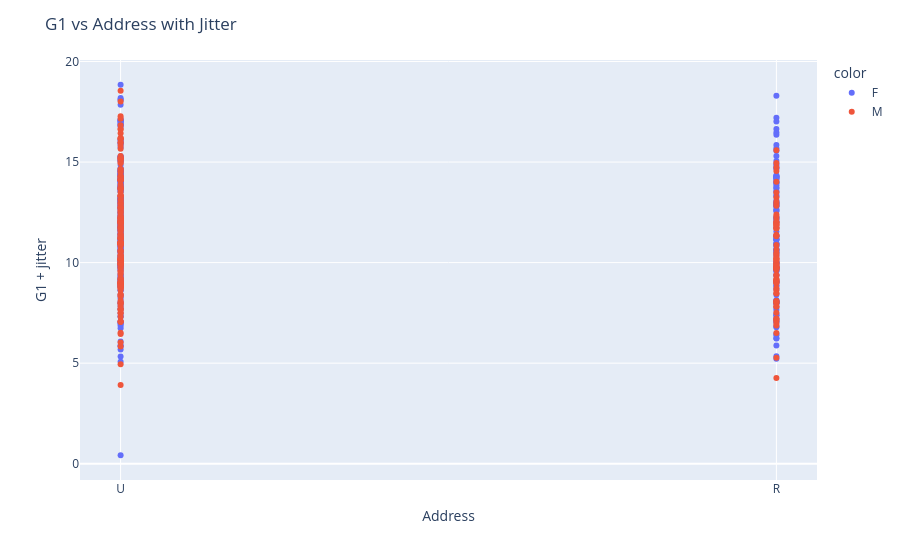

Notebook cell for this chart:
### Code cell
# x_noise = np.random.normal(0,0.5,len(students))
# fig2 = px.scatter(x = students['address'], y = students['G1'] + x_noise, color = students['sex'])
# fig2
y_noise = np.random.normal(0, 0.3, len(students))  # smaller spread than before
y_vals = students['G1'] + y_noise

fig2 = px.scatter(
    x=students['address'],
    y=y_vals,
    color=students['sex'],
    labels={"x":"Address", "y":"G1 + jitter"},
)

fig2.update_layout(
    title="G1 vs Address with Jitter",
    xaxis=dict(type='category')
)

fig2.show()

#Do a dropdown menu to choose different grades for this

### Figure 1 — Plotly figure (JSON) as saved in the notebook; plotly's stock layout.template omitted (floating-point values rounded to 4 significant figures; data arrays with more than 128 entries replaced by an {"elided": "..."} marker saying what was removed)
{"data": [{"hovertemplate": "color=F<br>Address=%{x}<br>G1 + jitter=%{y}<extra></extra>", "legendgroup": "F", "marker": {"color": "#636efa", "symbol": "circle"}, "mode": "markers", "name": "F", "orientation": "v", "showlegend": true, "type": "scatter", "x": {"elided": "383 str values"}, "xaxis": "x", "y": {"elided": "383 float values"}, "yaxis": "y"}, {"hovertemplate": "color=M<br>Address=%{x}<br>G1 + jitter=%{y}<extra></extra>", "legendgroup": "M", "marker": {"color": "#EF553B", "symbol": "circle"}, "mode": "markers", "name": "M", "orientation": "v", "showlegend": true, "type": "scatter", "x": {"elided": "266 str values"}, "xaxis": "x", "y": {"elided": "266 float values"}, "yaxis": "y"}], "layout": {"legend": {"title": {"text": "color"}, "tracegroupgap": 0}, "margin": {"t": 60}, "title": {"text": "G1 vs Address with Jitter"}, "xaxis": {"anchor": "y", "domain": [0, 1], "title": {"text": "Address"}, "type": "category"}, "yaxis": {"anchor": "x", "domain": [0, 1], "title": {"text": "G1 + jitter"}}}}
